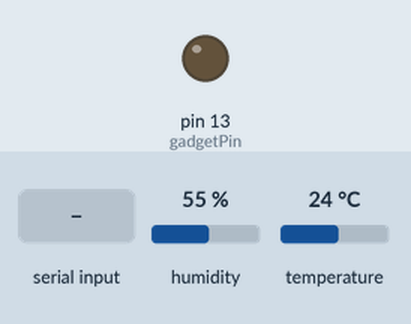
The sketch below on a simulated Arduino Uno, built with avr-gcc and run on an emulated ATmega328P. Shown: output pins drawn as LEDs (lit = HIGH). Wiring (inferred from the names in the program): DHT11 sensor: data pin 8. The test bench sets the inputs (shaded band); at power-on: humidity 55 %, temperature 24 °C. Pins used as bus, display or sensor lines are not drawn; what the sketch prints to the serial monitor is not drawn.

Above: at 5.2 s.
5.3 s: "TURN ON" received over Serial
At 8.0 s:
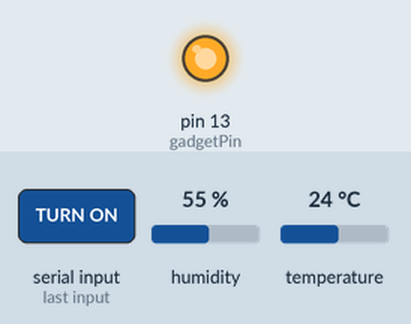
8.3 s: "TURN OFF" received over Serial
At 10.3 s:
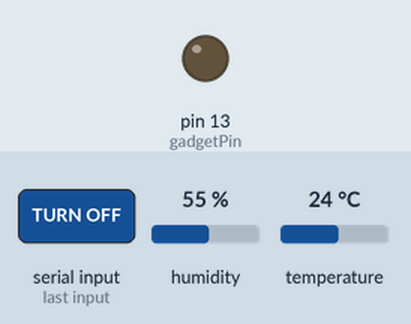
Timing chart, 0 to 11.8 s (numbered marks = the images above; inputs shaded):
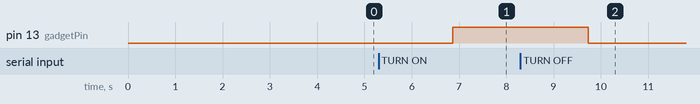

Measured:
- after the input at 5.3 s, pin 13 (gadgetPin): LOW → HIGH after 1.6 s
- after the input at 8.3 s, pin 13 (gadgetPin): HIGH → LOW after 1.4 s

The sketch:

WiFi.ino
```cpp
String fromNetwork;
int gadgetPin = 13;

//DHT11
unsigned int iRelativeHumidity, dRelativeHumidity, dataSum;
unsigned int dTemperature, iTemperature, checkSum;
const int DHTPIN = 8;

void setup()
{
  pinMode(gadgetPin, OUTPUT);                   // Setting gadget pin (13) as an output.
  Serial.begin(115200);// Initializing MCU's serial port speed to talk with Wi-Fi module.
  Serial.println("AT+CWMODE=2\r\n");            // Making Wi-Fi module as acceSerial point.
  delay(2000);                                  // Wait for 2 seconds.
  Serial.println("AT+CIPMUX=1\r\n");            // Making Wi-Fi module as multiplexer.
  delay(2000);                                  // Wait for 2 seconds.
  Serial.println("AT+CIPSERVER=1,1883\r\n");    // Making Wi-Fi module as TCP server on IP: 192.168.4.1, PORT: 1883
}

void requestToSensor()
{
  pinMode(DHTPIN, OUTPUT);
  digitalWrite(DHTPIN, LOW);
  delay(18);
  digitalWrite(DHTPIN, HIGH);
}

void responseFromSensor()
{
  pinMode(DHTPIN, INPUT);
  while(digitalRead(DHTPIN) == 1);
  while(digitalRead(DHTPIN) == 0);
  while(digitalRead(DHTPIN) == 1);
}

unsigned int getDataFromSensor()
{
  unsigned int rxdByte = 0;
  for (int k = 0; k < 8; k++)
  {
    while(digitalRead(DHTPIN) == 0);
    delayMicroseconds(28);
    if (digitalRead(DHTPIN) == 1)
      rxdByte = (rxdByte << 1) | (0x01);
    else
      rxdByte = (rxdByte << 1);
    while(digitalRead(DHTPIN) == 1);
  }
  return rxdByte;
}

void loop()
{
  requestToSensor();
  responseFromSensor();
  iRelativeHumidity = getDataFromSensor();
  dRelativeHumidity = getDataFromSensor();
  iTemperature = getDataFromSensor();
  dTemperature = getDataFromSensor();
  checkSum = getDataFromSensor();
  dataSum = iRelativeHumidity + dRelativeHumidity + iTemperature + dTemperature;
  if (dataSum == checkSum)
  {
    Serial.println("AT+CIPSEND=0,4\r\n");
    delay(500);
    Serial.print(String(iRelativeHumidity));
    Serial.print(String(iTemperature));
  }
  delay(100);
}

void serialEvent()
{
 while (Serial.available() > 0)             // Waiting for incoming of any string from client over Wi-Fi network.
  {
    fromNetwork = Serial.readString();
    if(fromNetwork.indexOf("TURN ON") > -1)
      digitalWrite(gadgetPin, HIGH);
    else if(fromNetwork.indexOf("TURN OFF") > -1)
      digitalWrite(gadgetPin, LOW);
  }
}
```
